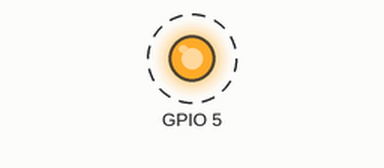
This program was run on a simulated Raspberry Pi (BCM pin numbers). On the bench: output pins drawn as LEDs (lit = HIGH). Dashed ring = blinking.

Above: at 0.02 s.
Timing chart, 0 to 3.0 s (numbered marks = the images above):
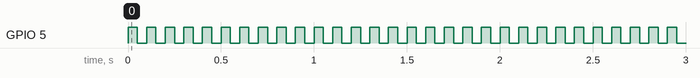

The program:

laser.py
```python
import RPi.GPIO as GPIO
import time

def irradiate(pin_laser, frequency, duration):
    GPIO.setmode(GPIO.BCM)
    GPIO.setup(pin_laser, GPIO.OUT)
    pwm = GPIO.PWM(pin_laser, frequency)
    pwm.start(50)
    time.sleep(duration)
    pwm.stop()

def main():
    try:
        while True:
            irradiate(5, 10, 1)
    except KeyboardInterrupt:
        GPIO.cleanup()

if __name__ == '__main__':
    main()
```

Measured:
- by itself, GPIO 5: alternates HIGH for 0.05 s and LOW for 0.05 s
